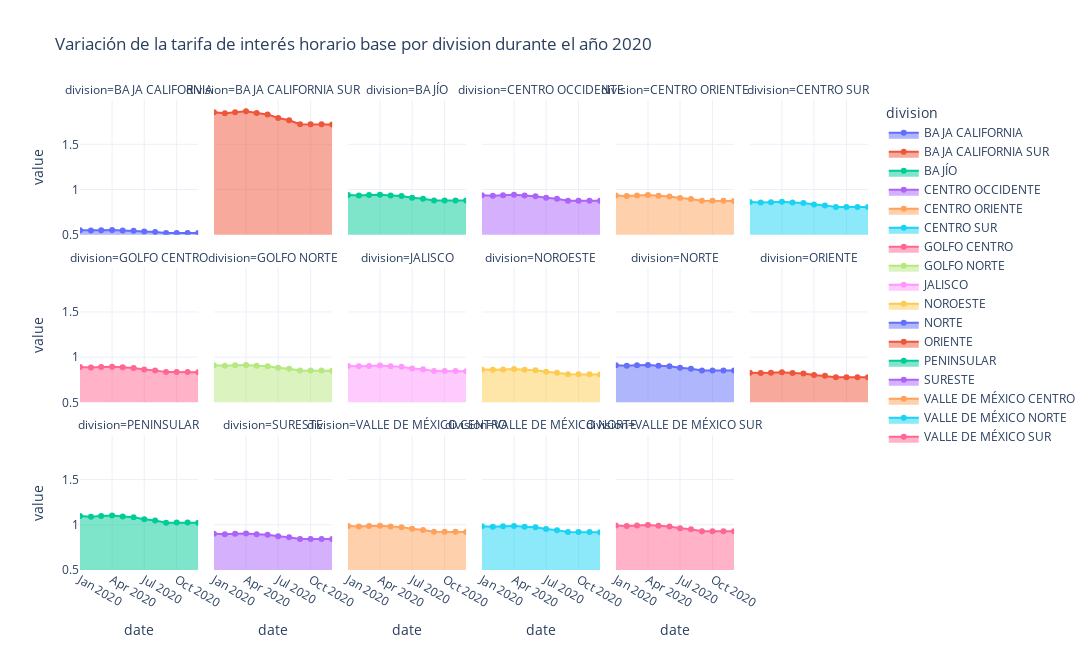

The notebook cell this image was saved under:
### Code cell
fig = px.area(t.reset_index().pivot(index='date', columns='division', values=('Valor', 'mean')), facet_col="division", facet_col_wrap=6, markers=True, range_y=[0.5, 1.99],
              title='Variación de la tarifa de interés horario base por division durante el año 2020', width=1800, height=650)
fig.show()

### Figure 1 — Plotly figure (JSON) as saved in the notebook; plotly's stock layout.template omitted (floating-point values rounded to 4 significant figures)
{"data": [{"fillpattern": {"shape": ""}, "hovertemplate": "division=BAJA CALIFORNIA<br>date=%{x}<br>value=%{y}<extra></extra>", "legendgroup": "BAJA CALIFORNIA", "line": {"color": "#636efa"}, "marker": {"symbol": "circle"}, "mode": "markers+lines", "name": "BAJA CALIFORNIA", "orientation": "v", "showlegend": true, "stackgroup": "1", "type": "scatter", "x": ["2020-01-01T00:00:00", "2020-02-01T00:00:00", "2020-03-01T00:00:00", "2020-04-01T00:00:00", "2020-05-01T00:00:00", "2020-06-01T00:00:00", "2020-07-01T00:00:00", "2020-08-01T00:00:00", "2020-09-01T00:00:00", "2020-10-01T00:00:00", "2020-11-01T00:00:00", "2020-12-01T00:00:00"], "xaxis": "x13", "y": [0.5492, 0.5464, 0.5488, 0.5512, 0.5471, 0.5437, 0.535, 0.5297, 0.5197, 0.5198, 0.5199, 0.5195], "yaxis": "y13"}, {"fillpattern": {"shape": ""}, "hovertemplate": "division=BAJA CALIFORNIA SUR<br>date=%{x}<br>value=%{y}<extra></extra>", "legendgroup": "BAJA CALIFORNIA SUR", "line": {"color": "#EF553B"}, "marker": {"symbol": "circle"}, "mode": "markers+lines", "name": "BAJA CALIFORNIA SUR", "orientation": "v", "showlegend": true, "stackgroup": "1", "type": "scatter", "x": ["2020-01-01T00:00:00", "2020-02-01T00:00:00", "2020-03-01T00:00:00", "2020-04-01T00:00:00", "2020-05-01T00:00:00", "2020-06-01T00:00:00", "2020-07-01T00:00:00", "2020-08-01T00:00:00", "2020-09-01T00:00:00", "2020-10-01T00:00:00", "2020-11-01T00:00:00", "2020-12-01T00:00:00"], "xaxis": "x14", "y": [1.856, 1.843, 1.854, 1.865, 1.846, 1.831, 1.791, 1.767, 1.722, 1.722, 1.722, 1.72], "yaxis": "y14"}, {"fillpattern": {"shape": ""}, "hovertemplate": "division=BAJÍO<br>date=%{x}<br>value=%{y}<extra></extra>", "legendgroup": "BAJÍO", "line": {"color": "#00cc96"}, "marker": {"symbol": "circle"}, "mode": "markers+lines", "name": "BAJÍO", "orientation": "v", "showlegend": true, "stackgroup": "1", "type": "scatter", "x": ["2020-01-01T00:00:00", "2020-02-01T00:00:00", "2020-03-01T00:00:00", "2020-04-01T00:00:00", "2020-05-01T00:00:00", "2020-06-01T00:00:00", "2020-07-01T00:00:00", "2020-08-01T00:00:00", "2020-09-01T00:00:00", "2020-10-01T00:00:00", "2020-11-01T00:00:00", "2020-12-01T00:00:00"], "xaxis": "x15", "y": [0.9394, 0.9338, 0.9387, 0.9435, 0.9352, 0.928, 0.9102, 0.8992, 0.8787, 0.8789, 0.8791, 0.8782], "yaxis": "y15"}, {"fillpattern": {"shape": ""}, "hovertemplate": "division=CENTRO OCCIDENTE<br>date=%{x}<br>value=%{y}<extra></extra>", "legendgroup": "CENTRO OCCIDENTE", "line": {"color": "#ab63fa"}, "marker": {"symbol": "circle"}, "mode": "markers+lines", "name": "CENTRO OCCIDENTE", "orientation": "v", "showlegend": true, "stackgroup": "1", "type": "scatter", "x": ["2020-01-01T00:00:00", "2020-02-01T00:00:00", "2020-03-01T00:00:00", "2020-04-01T00:00:00", "2020-05-01T00:00:00", "2020-06-01T00:00:00", "2020-07-01T00:00:00", "2020-08-01T00:00:00", "2020-09-01T00:00:00", "2020-10-01T00:00:00", "2020-11-01T00:00:00", "2020-12-01T00:00:00"], "xaxis": "x16", "y": [0.9375, 0.9318, 0.9367, 0.9415, 0.9332, 0.9261, 0.9083, 0.8973, 0.8769, 0.877, 0.8772, 0.8763], "yaxis": "y16"}, {"fillpattern": {"shape": ""}, "hovertemplate": "division=CENTRO ORIENTE<br>date=%{x}<br>value=%{y}<extra></extra>", "legendgroup": "CENTRO ORIENTE", "line": {"color": "#FFA15A"}, "marker": {"symbol": "circle"}, "mode": "markers+lines", "name": "CENTRO ORIENTE", "orientation": "v", "showlegend": true, "stackgroup": "1", "type": "scatter", "x": ["2020-01-01T00:00:00", "2020-02-01T00:00:00", "2020-03-01T00:00:00", "2020-04-01T00:00:00", "2020-05-01T00:00:00", "2020-06-01T00:00:00", "2020-07-01T00:00:00", "2020-08-01T00:00:00", "2020-09-01T00:00:00", "2020-10-01T00:00:00", "2020-11-01T00:00:00", "2020-12-01T00:00:00"], "xaxis": "x17", "y": [0.9352, 0.9295, 0.9344, 0.9392, 0.9309, 0.9238, 0.906, 0.8951, 0.8748, 0.8749, 0.8751, 0.8742], "yaxis": "y17"}, {"fillpattern": {"shape": ""}, "hovertemplate": "division=CENTRO SUR<br>date=%{x}<br>value=%{y}<extra></extra>", "legendgroup": "CENTRO SUR", "line": {"color": "#19d3f3"}, "marker": {"symbol": "circle"}, "mode": "markers+lines", "name": "CENTRO SUR", "orientation": "v", "showlegend": true, "stackgroup": "1", "type": "scatter", "x": ["2020-01-01T00:00:00", "2020-02-01T00:00:00", "2020-03-01T00:00:00", "2020-04-01T00:00:00", "2020-05-01T00:00:00", "2020-06-01T00:00:00", "2020-07-01T00:00:00", "2020-08-01T00:00:00", "2020-09-01T00:00:00", "2020-10-01T00:00:00", "2020-11-01T00:00:00", "2020-12-01T00:00:00"], "xaxis": "x18", "y": [0.8608, 0.8557, 0.86, 0.8644, 0.857, 0.8505, 0.8345, 0.8246, 0.8063, 0.8065, 0.8066, 0.8058], "yaxis": "y18"}, {"fillpattern": {"shape": ""}, "hovertemplate": "division=GOLFO CENTRO<br>date=%{x}<br>value=%{y}<extra></extra>", "legendgroup": "GOLFO CENTRO", "line": {"color": "#FF6692"}, "marker": {"symbol": "circle"}, "mode": "markers+lines", "name": "GOLFO CENTRO", "orientation": "v", "showlegend": true, "stackgroup": "1", "type": "scatter", "x": ["2020-01-01T00:00:00", "2020-02-01T00:00:00", "2020-03-01T00:00:00", "2020-04-01T00:00:00", "2020-05-01T00:00:00", "2020-06-01T00:00:00", "2020-07-01T00:00:00", "2020-08-01T00:00:00", "2020-09-01T00:00:00", "2020-10-01T00:00:00", "2020-11-01T00:00:00", "2020-12-01T00:00:00"], "xaxis": "x7", "y": [0.8914, 0.8861, 0.8907, 0.8952, 0.8875, 0.8807, 0.864, 0.8537, 0.8346, 0.8347, 0.8349, 0.834], "yaxis": "y7"}, {"fillpattern": {"shape": ""}, "hovertemplate": "division=GOLFO NORTE<br>date=%{x}<br>value=%{y}<extra></extra>", "legendgroup": "GOLFO NORTE", "line": {"color": "#B6E880"}, "marker": {"symbol": "circle"}, "mode": "markers+lines", "name": "GOLFO NORTE", "orientation": "v", "showlegend": true, "stackgroup": "1", "type": "scatter", "x": ["2020-01-01T00:00:00", "2020-02-01T00:00:00", "2020-03-01T00:00:00", "2020-04-01T00:00:00", "2020-05-01T00:00:00", "2020-06-01T00:00:00", "2020-07-01T00:00:00", "2020-08-01T00:00:00", "2020-09-01T00:00:00", "2020-10-01T00:00:00", "2020-11-01T00:00:00", "2020-12-01T00:00:00"], "xaxis": "x8", "y": [0.9098, 0.9044, 0.9091, 0.9137, 0.9058, 0.8989, 0.8817, 0.8711, 0.8515, 0.8516, 0.8518, 0.8509], "yaxis": "y8"}, {"fillpattern": {"shape": ""}, "hovertemplate": "division=JALISCO<br>date=%{x}<br>value=%{y}<extra></extra>", "legendgroup": "JALISCO", "line": {"color": "#FF97FF"}, "marker": {"symbol": "circle"}, "mode": "markers+lines", "name": "JALISCO", "orientation": "v", "showlegend": true, "stackgroup": "1", "type": "scatter", "x": ["2020-01-01T00:00:00", "2020-02-01T00:00:00", "2020-03-01T00:00:00", "2020-04-01T00:00:00", "2020-05-01T00:00:00", "2020-06-01T00:00:00", "2020-07-01T00:00:00", "2020-08-01T00:00:00", "2020-09-01T00:00:00", "2020-10-01T00:00:00", "2020-11-01T00:00:00", "2020-12-01T00:00:00"], "xaxis": "x9", "y": [0.9034, 0.898, 0.9026, 0.9072, 0.8994, 0.8925, 0.8755, 0.865, 0.8456, 0.8457, 0.8459, 0.845], "yaxis": "y9"}, {"fillpattern": {"shape": ""}, "hovertemplate": "division=NOROESTE<br>date=%{x}<br>value=%{y}<extra></extra>", "legendgroup": "NOROESTE", "line": {"color": "#FECB52"}, "marker": {"symbol": "circle"}, "mode": "markers+lines", "name": "NOROESTE", "orientation": "v", "showlegend": true, "stackgroup": "1", "type": "scatter", "x": ["2020-01-01T00:00:00", "2020-02-01T00:00:00", "2020-03-01T00:00:00", "2020-04-01T00:00:00", "2020-05-01T00:00:00", "2020-06-01T00:00:00", "2020-07-01T00:00:00", "2020-08-01T00:00:00", "2020-09-01T00:00:00", "2020-10-01T00:00:00", "2020-11-01T00:00:00", "2020-12-01T00:00:00"], "xaxis": "x10", "y": [0.8644, 0.8593, 0.8637, 0.8681, 0.8606, 0.8541, 0.8381, 0.8281, 0.8097, 0.8098, 0.81, 0.8092], "yaxis": "y10"}, {"fillpattern": {"shape": ""}, "hovertemplate": "division=NORTE<br>date=%{x}<br>value=%{y}<extra></extra>", "legendgroup": "NORTE", "line": {"color": "#636efa"}, "marker": {"symbol": "circle"}, "mode": "markers+lines", "name": "NORTE", "orientation": "v", "showlegend": true, "stackgroup": "1", "type": "scatter", "x": ["2020-01-01T00:00:00", "2020-02-01T00:00:00", "2020-03-01T00:00:00", "2020-04-01T00:00:00", "2020-05-01T00:00:00", "2020-06-01T00:00:00", "2020-07-01T00:00:00", "2020-08-01T00:00:00", "2020-09-01T00:00:00", "2020-10-01T00:00:00", "2020-11-01T00:00:00", "2020-12-01T00:00:00"], "xaxis": "x11", "y": [0.9101, 0.9047, 0.9094, 0.914, 0.9061, 0.8992, 0.882, 0.8714, 0.8518, 0.8519, 0.8521, 0.8512], "yaxis": "y11"}, {"fillpattern": {"shape": ""}, "hovertemplate": "division=ORIENTE<br>date=%{x}<br>value=%{y}<extra></extra>", "legendgroup": "ORIENTE", "line": {"color": "#EF553B"}, "marker": {"symbol": "circle"}, "mode": "markers+lines", "name": "ORIENTE", "orientation": "v", "showlegend": true, "stackgroup": "1", "type": "scatter", "x": ["2020-01-01T00:00:00", "2020-02-01T00:00:00", "2020-03-01T00:00:00", "2020-04-01T00:00:00", "2020-05-01T00:00:00", "2020-06-01T00:00:00", "2020-07-01T00:00:00", "2020-08-01T00:00:00", "2020-09-01T00:00:00", "2020-10-01T00:00:00", "2020-11-01T00:00:00", "2020-12-01T00:00:00"], "xaxis": "x12", "y": [0.8287, 0.8239, 0.828, 0.8321, 0.8251, 0.8189, 0.8037, 0.7943, 0.7768, 0.777, 0.7771, 0.7764], "yaxis": "y12"}, {"fillpattern": {"shape": ""}, "hovertemplate": "division=PENINSULAR<br>date=%{x}<br>value=%{y}<extra></extra>", "legendgroup": "PENINSULAR", "line": {"color": "#00cc96"}, "marker": {"symbol": "circle"}, "mode": "markers+lines", "name": "PENINSULAR", "orientation": "v", "showlegend": true, "stackgroup": "1", "type": "scatter", "x": ["2020-01-01T00:00:00", "2020-02-01T00:00:00", "2020-03-01T00:00:00", "2020-04-01T00:00:00", "2020-05-01T00:00:00", "2020-06-01T00:00:00", "2020-07-01T00:00:00", "2020-08-01T00:00:00", "2020-09-01T00:00:00", "2020-10-01T00:00:00", "2020-11-01T00:00:00", "2020-12-01T00:00:00"], "xaxis": "x", "y": [1.097, 1.09, 1.096, 1.102, 1.092, 1.083, 1.062, 1.048, 1.024, 1.024, 1.024, 1.023], "yaxis": "y"}, {"fillpattern": {"shape": ""}, "hovertemplate": "division=SURESTE<br>date=%{x}<br>value=%{y}<extra></extra>", "legendgroup": "SURESTE", "line": {"color": "#ab63fa"}, "marker": {"symbol": "circle"}, "mode": "markers+lines", "name": "SURESTE", "orientation": "v", "showlegend": true, "stackgroup": "1", "type": "scatter", "x": ["2020-01-01T00:00:00", "2020-02-01T00:00:00", "2020-03-01T00:00:00", "2020-04-01T00:00:00", "2020-05-01T00:00:00", "2020-06-01T00:00:00", "2020-07-01T00:00:00", "2020-08-01T00:00:00", "2020-09-01T00:00:00", "2020-10-01T00:00:00", "2020-11-01T00:00:00", "2020-12-01T00:00:00"], "xaxis": "x2", "y": [0.9006, 0.8953, 0.8999, 0.9045, 0.8966, 0.8898, 0.8729, 0.8624, 0.843, 0.8432, 0.8433, 0.8425], "yaxis": "y2"}, {"fillpattern": {"shape": ""}, "hovertemplate": "division=VALLE DE MÉXICO CENTRO<br>date=%{x}<br>value=%{y}<extra></extra>", "legendgroup": "VALLE DE MÉXICO CENTRO", "line": {"color": "#FFA15A"}, "marker": {"symbol": "circle"}, "mode": "markers+lines", "name": "VALLE DE MÉXICO CENTRO", "orientation": "v", "showlegend": true, "stackgroup": "1", "type": "scatter", "x": ["2020-01-01T00:00:00", "2020-02-01T00:00:00", "2020-03-01T00:00:00", "2020-04-01T00:00:00", "2020-05-01T00:00:00", "2020-06-01T00:00:00", "2020-07-01T00:00:00", "2020-08-01T00:00:00", "2020-09-01T00:00:00", "2020-10-01T00:00:00", "2020-11-01T00:00:00", "2020-12-01T00:00:00"], "xaxis": "x3", "y": [0.9862, 0.9802, 0.9854, 0.9905, 0.9817, 0.9741, 0.9552, 0.9435, 0.9218, 0.9219, 0.9221, 0.9212], "yaxis": "y3"}, {"fillpattern": {"shape": ""}, "hovertemplate": "division=VALLE DE MÉXICO NORTE<br>date=%{x}<br>value=%{y}<extra></extra>", "legendgroup": "VALLE DE MÉXICO NORTE", "line": {"color": "#19d3f3"}, "marker": {"symbol": "circle"}, "mode": "markers+lines", "name": "VALLE DE MÉXICO NORTE", "orientation": "v", "showlegend": true, "stackgroup": "1", "type": "scatter", "x": ["2020-01-01T00:00:00", "2020-02-01T00:00:00", "2020-03-01T00:00:00", "2020-04-01T00:00:00", "2020-05-01T00:00:00", "2020-06-01T00:00:00", "2020-07-01T00:00:00", "2020-08-01T00:00:00", "2020-09-01T00:00:00", "2020-10-01T00:00:00", "2020-11-01T00:00:00", "2020-12-01T00:00:00"], "xaxis": "x4", "y": [0.9836, 0.9776, 0.9828, 0.9879, 0.9791, 0.9715, 0.9527, 0.941, 0.9194, 0.9195, 0.9197, 0.9188], "yaxis": "y4"}, {"fillpattern": {"shape": ""}, "hovertemplate": "division=VALLE DE MÉXICO SUR<br>date=%{x}<br>value=%{y}<extra></extra>", "legendgroup": "VALLE DE MÉXICO SUR", "line": {"color": "#FF6692"}, "marker": {"symbol": "circle"}, "mode": "markers+lines", "name": "VALLE DE MÉXICO SUR", "orientation": "v", "showlegend": true, "stackgroup": "1", "type": "scatter", "x": ["2020-01-01T00:00:00", "2020-02-01T00:00:00", "2020-03-01T00:00:00", "2020-04-01T00:00:00", "2020-05-01T00:00:00", "2020-06-01T00:00:00", "2020-07-01T00:00:00", "2020-08-01T00:00:00", "2020-09-01T00:00:00", "2020-10-01T00:00:00", "2020-11-01T00:00:00", "2020-12-01T00:00:00"], "xaxis": "x5", "y": [0.9933, 0.9872, 0.9924, 0.9976, 0.9888, 0.981, 0.9619, 0.9501, 0.9283, 0.9284, 0.9286, 0.9276], "yaxis": "y5"}], "layout": {"annotations": [{"font": {}, "showarrow": false, "text": "division=PENINSULAR", "x": 0.075, "xanchor": "center", "xref": "paper", "y": 0.2867, "yanchor": "bottom", "yref": "paper"}, {"font": {}, "showarrow": false, "text": "division=SURESTE", "x": 0.245, "xanchor": "center", "xref": "paper", "y": 0.2867, "yanchor": "bottom", "yref": "paper"}, {"font": {}, "showarrow": false, "text": "division=VALLE DE MÉXICO CENTRO", "x": 0.415, "xanchor": "center", "xref": "paper", "y": 0.2867, "yanchor": "bottom", "yref": "paper"}, {"font": {}, "showarrow": false, "text": "division=VALLE DE MÉXICO NORTE", "x": 0.585, "xanchor": "center", "xref": "paper", "y": 0.2867, "yanchor": "bottom", "yref": "paper"}, {"font": {}, "showarrow": false, "text": "division=VALLE DE MÉXICO SUR", "x": 0.755, "xanchor": "center", "xref": "paper", "y": 0.2867, "yanchor": "bottom", "yref": "paper"}, {"font": {}, "showarrow": false, "text": "division=GOLFO CENTRO", "x": 0.075, "xanchor": "center", "xref": "paper", "y": 0.6433, "yanchor": "bottom", "yref": "paper"}, {"font": {}, "showarrow": false, "text": "division=GOLFO NORTE", "x": 0.245, "xanchor": "center", "xref": "paper", "y": 0.6433, "yanchor": "bottom", "yref": "paper"}, {"font": {}, "showarrow": false, "text": "division=JALISCO", "x": 0.415, "xanchor": "center", "xref": "paper", "y": 0.6433, "yanchor": "bottom", "yref": "paper"}, {"font": {}, "showarrow": false, "text": "division=NOROESTE", "x": 0.585, "xanchor": "center", "xref": "paper", "y": 0.6433, "yanchor": "bottom", "yref": "paper"}, {"font": {}, "showarrow": false, "text": "division=NORTE", "x": 0.755, "xanchor": "center", "xref": "paper", "y": 0.6433, "yanchor": "bottom", "yref": "paper"}, {"font": {}, "showarrow": false, "text": "division=ORIENTE", "x": 0.925, "xanchor": "center", "xref": "paper", "y": 0.6433, "yanchor": "bottom", "yref": "paper"}, {"font": {}, "showarrow": false, "text": "division=BAJA CALIFORNIA", "x": 0.075, "xanchor": "center", "xref": "paper", "y": 1.0, "yanchor": "bottom", "yref": "paper"}, {"font": {}, "showarrow": false, "text": "division=BAJA CALIFORNIA SUR", "x": 0.245, "xanchor": "center", "xref": "paper", "y": 1.0, "yanchor": "bottom", "yref": "paper"}, {"font": {}, "showarrow": false, "text": "division=BAJÍO", "x": 0.415, "xanchor": "center", "xref": "paper", "y": 1.0, "yanchor": "bottom", "yref": "paper"}, {"font": {}, "showarrow": false, "text": "division=CENTRO OCCIDENTE", "x": 0.585, "xanchor": "center", "xref": "paper", "y": 1.0, "yanchor": "bottom", "yref": "paper"}, {"font": {}, "showarrow": false, "text": "division=CENTRO ORIENTE", "x": 0.755, "xanchor": "center", "xref": "paper", "y": 1.0, "yanchor": "bottom", "yref": "paper"}, {"font": {}, "showarrow": false, "text": "division=CENTRO SUR", "x": 0.925, "xanchor": "center", "xref": "paper", "y": 1.0, "yanchor": "bottom", "yref": "paper"}], "height": 650, "legend": {"title": {"text": "division"}, "tracegroupgap": 0}, "title": {"text": "Variación de la tarifa de interés horario base por division durante el año 2020"}, "width": 1800, "xaxis": {"anchor": "y", "domain": [0, 0.15], "title": {"text": "date"}}, "xaxis10": {"anchor": "y10", "domain": [0.51, 0.66], "matches": "x", "showticklabels": false}, "xaxis11": {"anchor": "y11", "domain": [0.68, 0.83], "matches": "x", "showticklabels": false}, "xaxis12": {"anchor": "y12", "domain": [0.85, 1], "matches": "x", "showticklabels": false}, "xaxis13": {"anchor": "y13", "domain": [0, 0.15], "matches": "x", "showticklabels": false}, "xaxis14": {"anchor": "y14", "domain": [0.17, 0.32], "matches": "x", "showticklabels": false}, "xaxis15": {"anchor": "y15", "domain": [0.34, 0.49], "matches": "x", "showticklabels": false}, "xaxis16": {"anchor": "y16", "domain": [0.51, 0.66], "matches": "x", "showticklabels": false}, "xaxis17": {"anchor": "y17", "domain": [0.68, 0.83], "matches": "x", "showticklabels": false}, "xaxis18": {"anchor": "y18", "domain": [0.85, 1], "matches": "x", "showticklabels": false}, "xaxis2": {"anchor": "y2", "domain": [0.17, 0.32], "matches": "x", "title": {"text": "date"}}, "xaxis3": {"anchor": "y3", "domain": [0.34, 0.49], "matches": "x", "title": {"text": "date"}}, "xaxis4": {"anchor": "y4", "domain": [0.51, 0.66], "matches": "x", "title": {"text": "date"}}, "xaxis5": {"anchor": "y5", "domain": [0.68, 0.83], "matches": "x", "title": {"text": "date"}}, "xaxis6": {"anchor": "y6", "domain": [0.85, 1], "matches": "x", "title": {"text": "date"}}, "xaxis7": {"anchor": "y7", "domain": [0, 0.15], "matches": "x", "showticklabels": false}, "xaxis8": {"anchor": "y8", "domain": [0.17, 0.32], "matches": "x", "showticklabels": false}, "xaxis9": {"anchor": "y9", "domain": [0.34, 0.49], "matches": "x", "showticklabels": false}, "yaxis": {"anchor": "x", "domain": [0, 0.2867], "range": [0.5, 1.99], "title": {"text": "value"}}, "yaxis10": {"anchor": "x10", "domain": [0.3567, 0.6433], "matches": "y", "showticklabels": false}, "yaxis11": {"anchor": "x11", "domain": [0.3567, 0.6433], "matches": "y", "showticklabels": false}, "yaxis12": {"anchor": "x12", "domain": [0.3567, 0.6433], "matches": "y", "showticklabels": false}, "yaxis13": {"anchor": "x13", "domain": [0.7133, 1.0], "matches": "y", "range": [0.5, 1.99], "title": {"text": "value"}}, "yaxis14": {"anchor": "x14", "domain": [0.7133, 1.0], "matches": "y", "showticklabels": false}, "yaxis15": {"anchor": "x15", "domain": [0.7133, 1.0], "matches": "y", "showticklabels": false}, "yaxis16": {"anchor": "x16", "domain": [0.7133, 1.0], "matches": "y", "showticklabels": false}, "yaxis17": {"anchor": "x17", "domain": [0.7133, 1.0], "matches": "y", "showticklabels": false}, "yaxis18": {"anchor": "x18", "domain": [0.7133, 1.0], "matches": "y", "showticklabels": false}, "yaxis2": {"anchor": "x2", "domain": [0, 0.2867], "matches": "y", "showticklabels": false}, "yaxis3": {"anchor": "x3", "domain": [0, 0.2867], "matches": "y", "showticklabels": false}, "yaxis4": {"anchor": "x4", "domain": [0, 0.2867], "matches": "y", "showticklabels": false}, "yaxis5": {"anchor": "x5", "domain": [0, 0.2867], "matches": "y", "showticklabels": false}, "yaxis6": {"anchor": "x6", "domain": [0, 0.2867], "matches": "y", "showticklabels": false}, "yaxis7": {"anchor": "x7", "domain": [0.3567, 0.6433], "matches": "y", "range": [0.5, 1.99], "title": {"text": "value"}}, "yaxis8": {"anchor": "x8", "domain": [0.3567, 0.6433], "matches": "y", "showticklabels": false}, "yaxis9": {"anchor": "x9", "domain": [0.3567, 0.6433], "matches": "y", "showticklabels": false}}}
